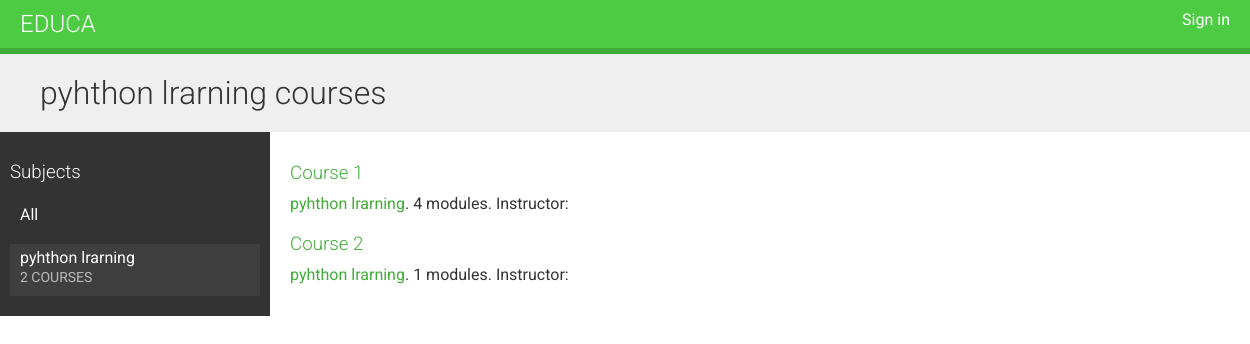
/course/subject/pyhthon-lrarning/, run on an earlier commit of the app's database.
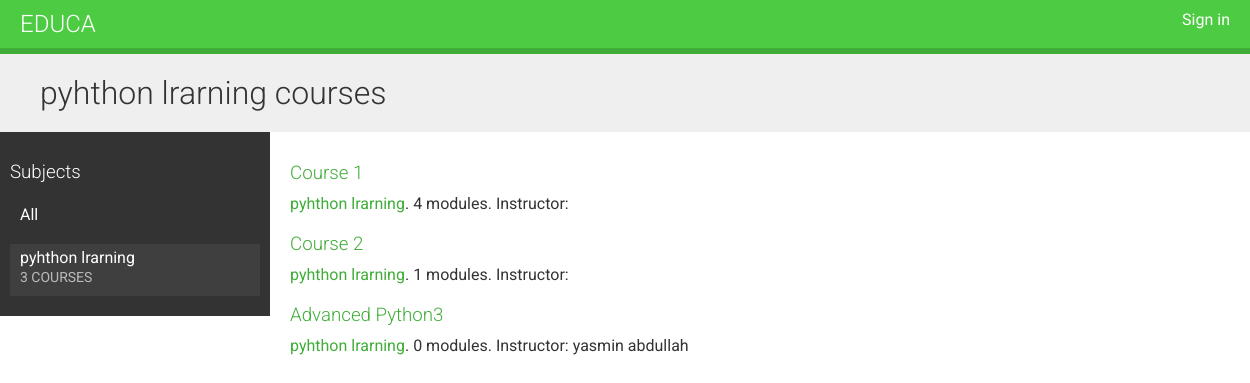
And on a later commit of the database.
### courses/models.py (models this page shows, shortened)
class Subject(models.Model):
    title = models.CharField(max_length=200)
    slug = models.SlugField(max_length=200, unique=True)
    class Meta:
        ordering = ['title']
    def __str__(self):
        return self.title

class Course(models.Model):
    owner = models.ForeignKey(User,
                              related_name='courses_created',
                              on_delete=models.CASCADE)
    subject = models.ForeignKey(Subject,
                                related_name='courses',
                                on_delete=models.CASCADE)
    title = models.CharField(max_length=200)
    slug = models.SlugField(max_length=200, unique=True)
    overview = models.TextField()
    created = models.DateTimeField(auto_now_add=True)
    students = models.ManyToManyField(User,related_name='courses_joined',blank=True)
    class Meta:
        ordering = ['-created']

### courses/views.py (the view)
# urls.py: path('', CourseListView.as_view(), name='course_list'),
class CourseListView(TemplateResponseMixin, View):
    model = Course
    template_name = 'courses/course/list.html'
    def get(self, request, subject=None):
        subjects = Subject.objects.annotate(
        total_courses=Count('courses'))
        courses = Course.objects.annotate(
        total_modules=Count('modules'))
        if subject:
            subject = get_object_or_404(Subject, slug=subject)
        courses = courses.filter(subject=subject)
        return self.render_to_response({'subjects': subjects,
        'subject': subject,
        'courses': courses})

### courses/templates/courses/course/list.html (shortened to what this page needs)
{% extends "base.html" %}
{% block content %}
  <h1>
    {% if subject %}
      {{ subject.title }} courses
    {% else %}
      All courses
    {% endif %}
  </h1>
  <div class="contents">
    <h3>Subjects</h3>
    <ul id="modules">
      <li {% if not subject %}class="selected"{% endif %}>
        <a href="{% url "course_list" %}">All</a>
      </li>
      {% for s in subjects %}
        <li {% if subject == s %}class="selected"{% endif %}>
          <a href="{% url "course_list_subject" s.slug %}">
            {{ s.title }}
            <br>
            <span>{{ s.total_courses }} course{{ s.total_courses|pluralize }}</span>
          </a>
        </li>
      {% endfor %}
    </ul>
  </div>
  <div class="module">
    {% for course in courses %}
      {% with subject=course.subject %}
        <h3>
          <a href="{% url "course_detail" course.slug %}">
            {{ course.title }}
          </a>
        </h3>
        <p>
          <a href="{% url "course_list_subject" subject.slug %}">{{ subject }}</a>.
            {{ course.total_modules }} modules.
            Instructor: {{ course.owner.get_full_name }}
        </p>
      {% endwith %}
    {% endfor %}
  </div>
{% endblock %}

What changed in the data, as far as the page shows it:
computed for Subject "pyhthon lrarning": total_courses "2" → "3"
added Course: title "Advanced Python3", subject "pyhthon lrarning", total_modules "0", owner.get_full_name "yasmin abdullah"
